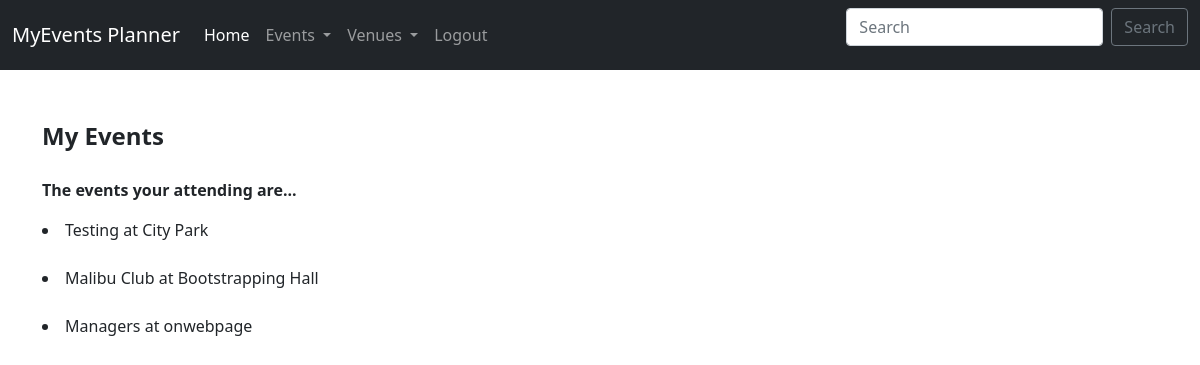
The app's page /my_events (signed in) with its own data.
### events/models.py (models this page shows)
class Event(models.Model):
    name = models.CharField('Event Name', max_length=120)
    event_date = models.DateTimeField('Event Date')
    venue = models.ForeignKey(Venue, blank=True, null=True, on_delete=models.CASCADE)  # this allows us to connect
    manager = models.CharField(max_length=60)
    description = models.TextField(blank=True)
    attendees = models.ManyToManyField(User, blank=True)
    def __str__(self):
        return self.name

class Venue(models.Model):
    name = models.CharField('Venue Name', max_length=120)
    address = models.CharField(max_length=300)
    zip_code = models.CharField('Zip code', max_length=10)
    phone = models.CharField('Contact phone', max_length=20, blank=True)
    web = models.URLField('website address', blank=True)
    email_address = models.EmailField(blank=True)
    owner = models.IntegerField("Venue owner", blank=False)
    def __str__(self):
        return self.name

### events/views.py (the view)
# urls.py: path('my_events', views.my_events, name='my-events'),
def my_events(request):
    if request.user.is_authenticated:
        current_user_id = request.user.id
        list_events = Event.objects.filter(attendees= current_user_id)
        return render(request, 'events/myevents.html', {'current_user_id': current_user_id, 'list_events': list_events})
    else:
        messages.success(request, 'Access Denied')
        return redirect('home')

### events/templates/events/myevents.html
{% extends 'events/base.html' %}
{% block content %}
<font size="+2">
    <strong>
        My Events
    </strong>
</font>
<br/><br/>
<strong><p>The events your attending are...</p></strong>
{% for events in list_events %}
<li>{{ events }} at {{ events.venue }}</li><br/>
{% endfor %}
{% endblock %}

### records on screen
Event: name "Testing", venue "City Park"
Event: name "Malibu Club", venue "Bootstrapping Hall"
Event: name "Managers", venue "onwebpage"
